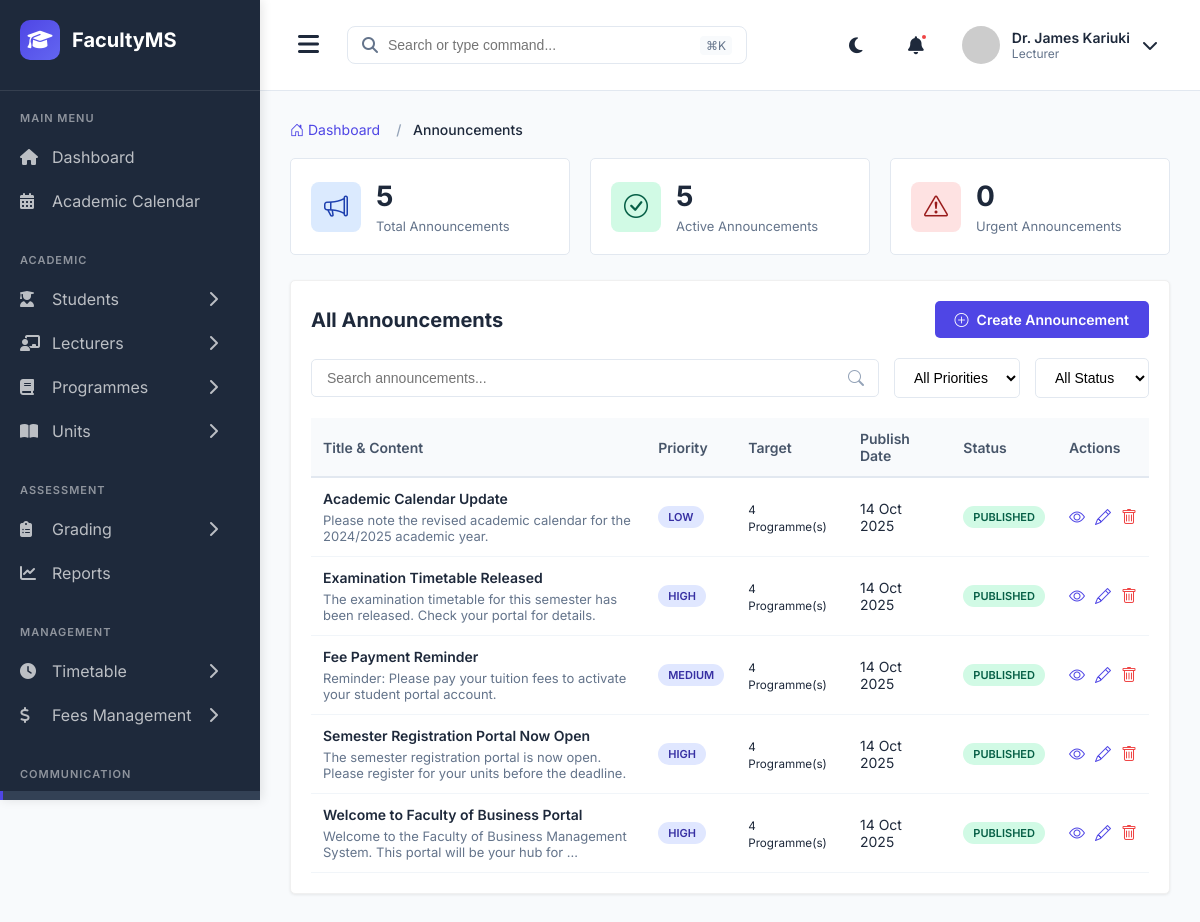
The page /announcements/ (signed in) on the database as committed earlier.
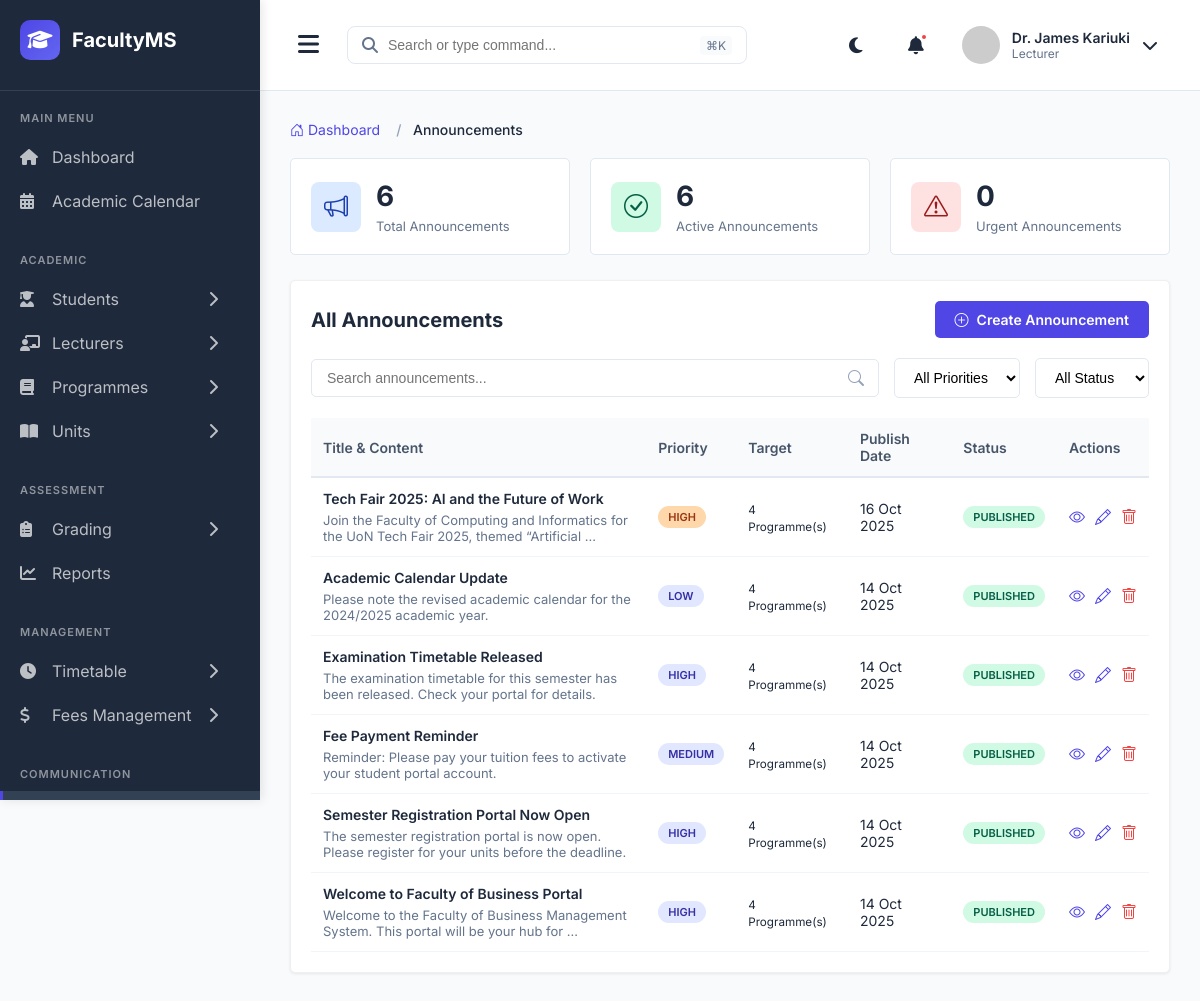
The same page on the database as committed later.
### main_application/models.py (models this page shows, shortened)
class Announcement(models.Model):
    PRIORITY_LEVELS = (
        ('LOW', 'Low'),
        ('NORMAL', 'Normal'),
        ('HIGH', 'High'),
        ('URGENT', 'Urgent'),
    )
    title = models.CharField(max_length=200)
    content = models.TextField()
    created_by = models.ForeignKey(User, on_delete=models.PROTECT, related_name='created_announcements')
    target_programmes = models.ManyToManyField(Programme, blank=True, related_name='announcements')
    target_year_levels = models.CharField(max_length=50, blank=True)  # Comma-separated: "1,2,3"
    priority = models.CharField(max_length=20, choices=PRIORITY_LEVELS, default='NORMAL')
    publish_date = models.DateTimeField(default=timezone.now)
    expiry_date = models.DateTimeField(null=True, blank=True)
    is_published = models.BooleanField(default=True)
    attachments = models.FileField(upload_to='announcements/', blank=True, null=True)
    created_at = models.DateTimeField(auto_now_add=True)
    class Meta:
        db_table = 'announcements'
        ordering = ['-publish_date']

### main_application/views.py (the view)
# urls.py: path('announcements/', views.announcement_list, name='announcement_list'),
@login_required
def announcement_list(request):
    announcements = Announcement.objects.select_related('created_by').prefetch_related('target_programmes')
    search_query = request.GET.get('search', '')
    if search_query:
        announcements = announcements.filter(
            Q(title__icontains=search_query) |
            Q(content__icontains=search_query)
        )
    priority = request.GET.get('priority', '')
    if priority:
        announcements = announcements.filter(priority=priority)
    status = request.GET.get('status', '')
    if status == 'published':
        announcements = announcements.filter(is_published=True)
    elif status == 'draft':
        announcements = announcements.filter(is_published=False)
    elif status == 'active':
        announcements = announcements.filter(
            is_published=True,
            publish_date__lte=timezone.now()
        ).filter(Q(expiry_date__isnull=True) | Q(expiry_date__gte=timezone.now()))
    elif status == 'expired':
        announcements = announcements.filter(
            expiry_date__lt=timezone.now()
        )
    announcements = announcements.order_by('-publish_date')
    total_announcements = Announcement.objects.count()
    active_announcements = Announcement.objects.filter(
        is_published=True,
        publish_date__lte=timezone.now()
    ).filter(Q(expiry_date__isnull=True) | Q(expiry_date__gte=timezone.now())).count()
    urgent_announcements = Announcement.objects.filter(priority='URGENT').count()
    paginator = Paginator(announcements, 15)
    page_number = request.GET.get('page')
    page_obj = paginator.get_page(page_number)
    context = {
        'announcements': page_obj,
        'total_announcements': total_announcements,
        'active_announcements': active_announcements,
        'urgent_announcements': urgent_announcements,
        'search_query': search_query,
        'priority_filter': priority,
        'status_filter': status,
        'priority_choices': Announcement.PRIORITY_LEVELS,
    }
    return render(request, 'announcements/announcement_list.html', context)

### templates/announcements/announcement_list.html (shortened to what the changed rows need)
{% extends 'admin_base.html' %}
{% block extra_css %}
<link rel="stylesheet" href="https://cdn.jsdelivr.net/npm/bootstrap-icons@1.10.0/font/bootstrap-icons.css">
{% endblock %}
{% block content %}
<div class="stats-grid">
    <div class="stat-card">
        <div class="stat-content">
            <h3>{{ total_announcements }}</h3>
            <p>Total Announcements</p>
        </div>
    </div>
    <div class="stat-card">
        <div class="stat-content">
            <h3>{{ active_announcements }}</h3>
            <p>Active Announcements</p>
        </div>
    </div>
</div>
<div class="section-container">
    <div class="action-bar">
        <h2 style="margin: 0; font-size: 20px; color: #1E293B;">All Announcements</h2>
    </div>
    {% if announcements %}
    <div style="overflow-x: auto;">
        <table>
            <thead>
                <tr>
                    <th style="width: 40%;">Title & Content</th>
                    <th>Priority</th>
                    <th>Target</th>
                    <th>Publish Date</th>
                    <th>Status</th>
                    <th>Actions</th>
                </tr>
            </thead>
            <tbody>
                {% for announcement in announcements %}
                <tr>
                    <td>
                        <div class="announcement-title">{{ announcement.title }}</div>
                        <div class="announcement-excerpt">
                            {{ announcement.content|truncatewords:15 }}
                        </div>
                    </td>
                    <td>
                        {% if announcement.priority == 'URGENT' %}
                        <span class="badge badge-urgent">{{ announcement.get_priority_display }}</span>
                        {% elif announcement.priority == 'HIGH' %}
                        <span class="badge badge-high">{{ announcement.get_priority_display }}</span>
                        {% elif announcement.priority == 'NORMAL' %}
                        <span class="badge badge-normal">{{ announcement.get_priority_display }}</span>
                        {% else %}
                        <span class="badge badge-low">{{ announcement.get_priority_display }}</span>
                        {% endif %}
                    </td>
                    <td>
                        {% if announcement.target_programmes.exists %}
                        <small>{{ announcement.target_programmes.count }} Programme(s)</small>
                        {% else %}
                        <small>All Students</small>
                        {% endif %}
                    </td>
                    <td>{{ announcement.publish_date|date:"d M Y" }}</td>
                    <td>
                        {% if announcement.is_published %}
                        <span class="badge badge-success">Published</span>
                        {% else %}
                        <span class="badge badge-secondary">Draft</span>
                        {% endif %}
                    </td>
                    <td>
                        <div class="action-links">
                            <a href="{% url 'announcement_detail' announcement.pk %}" title="View">
                                <i class="bi bi-eye"></i>
                            </a>
                            <a href="{% url 'announcement_update' announcement.pk %}" title="Edit">
                                <i class="bi bi-pencil"></i>
                            </a>
                            <a href="{% url 'announcement_delete' announcement.pk %}" class="delete" title="Delete">
                                <i class="bi bi-trash"></i>
                            </a>
                        </div>
                    </td>
                </tr>
                {% endfor %}
            </tbody>
        </table>
    </div>
    {% else %}
    <div class="empty-state">
        <i class="bi bi-megaphone"></i>
        <h3>No Announcements Found</h3>
        <p>{% if search_query or priority_filter or status_filter %}Try adjusting your filters{% else %}Start by creating your first announcement{% endif %}</p>
    </div>
    {% endif %}
</div>
{% endblock %}

Rows that differ between the two databases and show on the page:
added Announcement: title "Tech Fair 2025: AI and the Future of Work", content "Join the Faculty of Computing and Informatics for the UoN Tech Fair 2025, themed “Artificial …", priority "HIGH", target_programmes.count "4", publish_date "16 Oct 2025", is_published "PUBLISHED"
Other text that changed with them:
{{ total_announcements }}: "5" → "6"
{{ active_announcements }}: "5" → "6"
